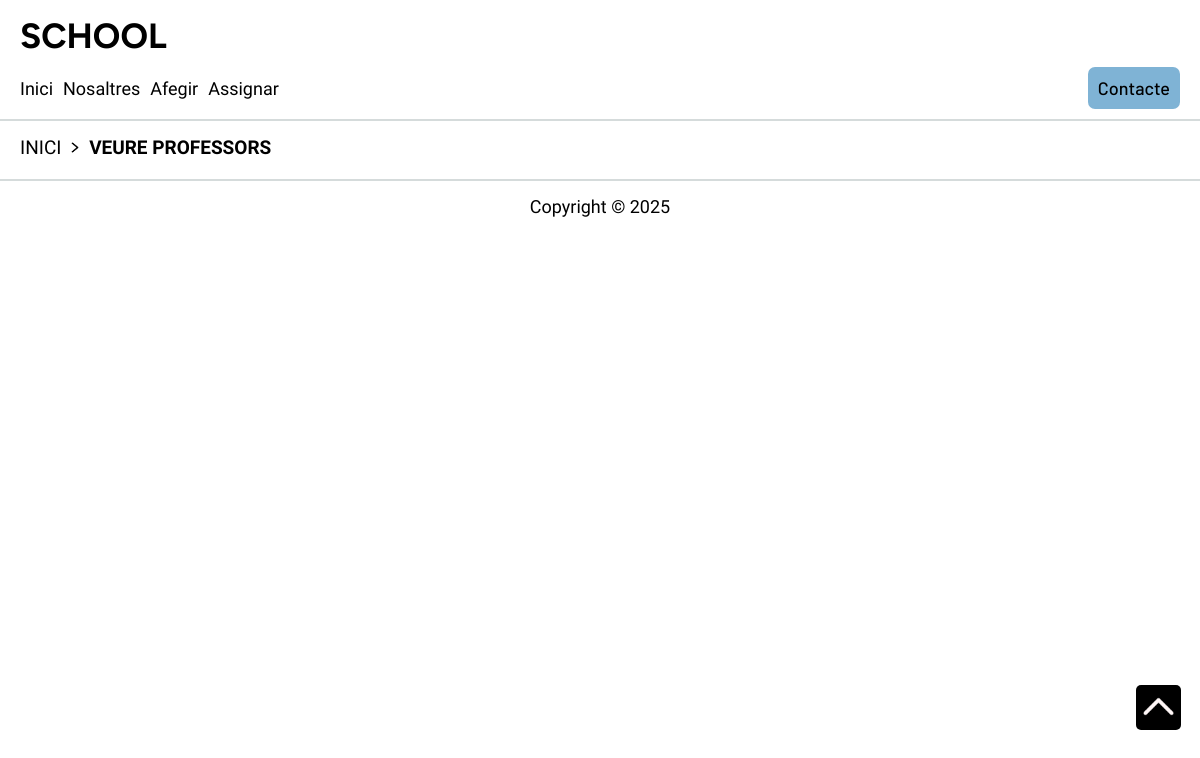
The page /veureprofessor on the database as committed earlier.
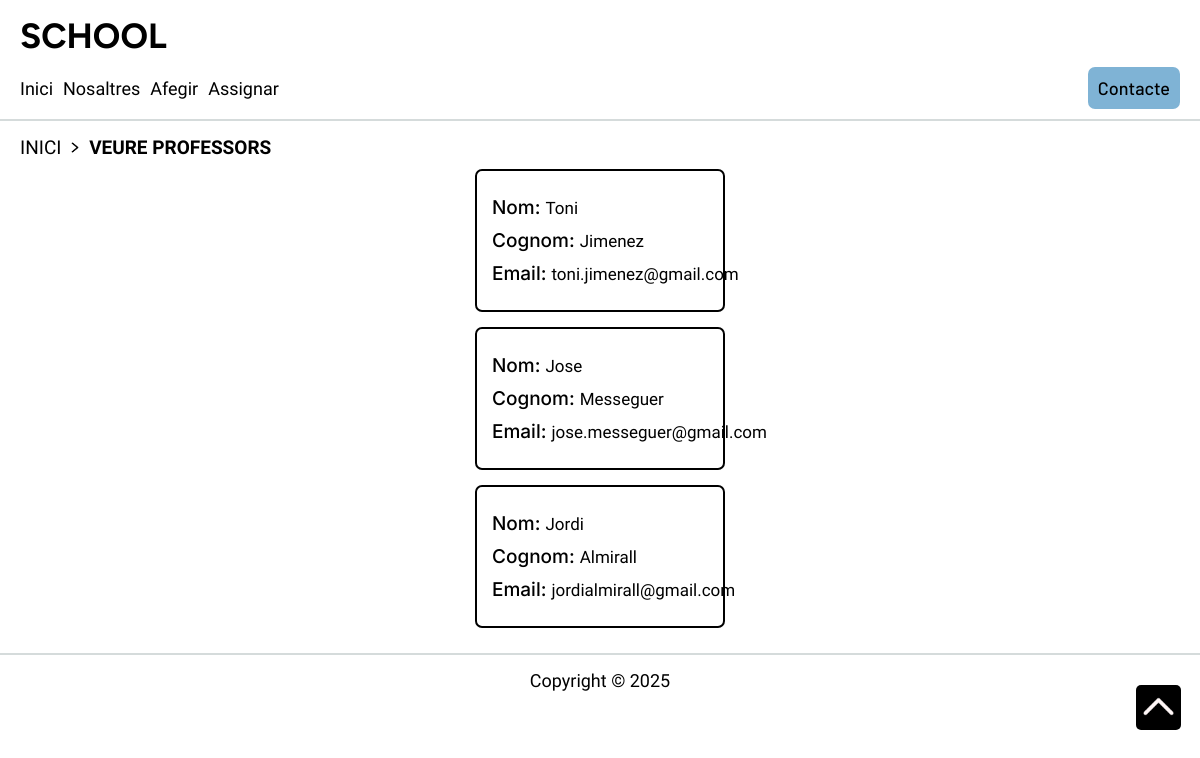
The same page on the database as committed later.
### tables this page shows
CREATE TABLE `teacher` (
  `id` int(11) NOT NULL AUTO_INCREMENT,
  `name` varchar(100) NOT NULL,
  `surname` varchar(100) NOT NULL,
  `dni` varchar(100) NOT NULL,
  `email` varchar(100) NOT NULL,
  `department_id` int(11) DEFAULT NULL,
  PRIMARY KEY (`id`),
  KEY `teacher_department_FK` (`department_id`),
  CONSTRAINT `teacher_department_FK` FOREIGN KEY (`department_id`) REFERENCES `department` (`id`)
);

### src/helper.php (called while the page is built, shortened)
<?php
function view(string $template,array $data=null){
    require VIEWS.'/'.$template.'.view.php';
    return  ob_get_clean();
}

### index.php (called while the page is built, shortened)
<?php
require __DIR__ .'/bootstrap.php';
$router->dispatch(new Request());

### src/School/Services/TeacherServices.php (called while the page is built, shortened)
<?php
class TeacherServices{
    private TeacherRepository $TeacherRepository;
    function __construct(\PDO $db, TeacherRepository $TeacherRepository){
        $this->TeacherRepository = $TeacherRepository;
    }
    function show(){
        return $this->TeacherRepository->show();
    }
}

### src/Infrastructure/Persistence/TeacherRepository.php (called while the page is built, shortened)
<?php
class TeacherRepository implements IteacherRepository {
    private \PDO $db;
    function __construct(\PDO $db) {
        $this->db = $db;
    }
    function show(){
        $allteachers = [];
        $sql = $this->db->prepare("SELECT * FROM teacher");
        $sql->execute();
        while($fila = $sql->fetch(\PDO::FETCH_ASSOC)){
            $teachers = new Teacher($fila['name'], $fila['surname'], $fila['dni'], $fila['email']);
            $teachers->setId($fila['id']);
            $allteachers[] = $teachers;
        }
        return $allteachers;
    }
}

### src/School/Checks/Check.php (called while the page is built, shortened)
<?php
class Check {
    public static function isNull($s): bool {
        return $s == null ? true : false;
    }
    public static function minLenght(string $s, int $lenght): int {
        return strlen(trim($s)) >= $lenght ? 0 : -3;
    }
}

### src/School/Entities/Teacher.php (called while the page is built, shortened)
<?php
class Teacher{
    protected string $name;
    protected string $surname;
    protected string $email;
    public function __construct(string $name, string $surname, string $dni, string $email){
        $message = "";
    }
    public function setId(?int $id): int{
        return 0;
    }
    public function getName():string {
        return $this->name;
    }
    public function setName(string $name) {
        $this->name = $name;
        return 0;
    }
    public function getSurname():string {
        return $this->surname;
    }
    public function setSurname(string $surname):int {
        $this->surname = $surname;
        return 0;
    }
    public function setDni(string $dni): int {
        return 0;
    }
    public function getEmail():string {
        return $this->email;
    }
    public function setEmail(string $email): int {
        $this->email = $email;
        return 0;
    }
}

### src/School/Checks/PatternChecker.php (called while the page is built, shortened)
<?php
class PatternChecker {
    public static function checkEmail(string $email): bool {
        $RE = '/^[^_,-.](\\w+)(.?){10,15}[^.][@][a-z]{5,7}[.][a-z]{2,10}$/';
        if (preg_match($RE, $email)) {
            return true;
        } else {
            return false;
        }
    }
    public static function checkDNI(string $dni):bool{
        $RE = '/^\d{8}[A-Z]{1}$/';
        if (preg_match($RE, $dni)) {
            return true;
        } else {
            return false;
        }
    }
}

### src/Views/veureprofessor.view.php (the view, shortened to what this page needs)
<!DOCTYPE html>
<html lang="es">
<head>
    <link rel="stylesheet" href="css/veurecamps/departament/veurecamps.css">
</head>
<body>
    <?php include 'parts/nav/nav.view.php'?>
    <article class="localitzacio">
        <a id="localitzacio__enlac" href="/index">
            <p id="localitzacio__text">INICI</p>
        </a>
        <img id="localitzacio__img" src="img/fletxes/fletxadreta.png" alt="fletxadreta">
        <a id="localitzacio__enlac" href="/veureprofessor">
            <p id="localitzacio__text--ubi">VEURE PROFESSORS</p>
        </a>
    </article>
    <section>
        <?php foreach($teachers as $teacher) { ?>
            <div id="box">
                <div id="capsa__big">
                    <div id="capsa__individual">
                        <h1 id="capsa__titol">Nom:</h1>
                        <p id="capsa__desc"><?php echo $teacher->getName() ?></p>
                    </div>
                    <div id="capsa__individual">
                        <h1 id="capsa__titol">Cognom:</h1>
                        <p id="capsa__desc"><?php echo $teacher->getSurname() ?></p>
                    </div>
                    <div id="capsa__individual">
                        <h1 id="capsa__titol">Email:</h1>
                        <p id="capsa__desc"><?php echo $teacher->getEmail() ?></p>
                    </div>
                </div>
            </div>
        <?php } ?>
    </section>
    <?php include 'parts/fletxadalt/fletxadalt.view.php'?>
    <?php include 'parts/footer/footer.view.php'?>
</body>
</html>

Rows that differ between the two databases and show on the page:
added teacher: name "Toni", surname "Jimenez", email "toni.jimenez@gmail.com"
added teacher: name "Jose", surname "Messeguer", email "jose.messeguer@gmail.com"
added teacher: name "Jordi", surname "Almirall", email "jordialmirall@gmail.com"
